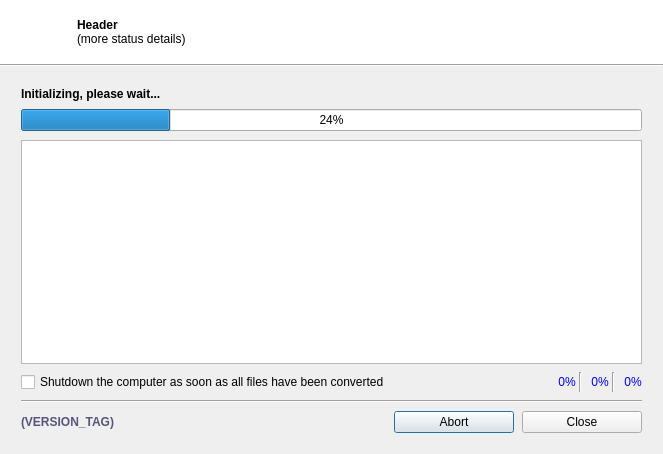
<?xml version="1.0" encoding="UTF-8"?>
<ui version="4.0">
 <class>ProcessingDialog</class>
 <widget class="QDialog" name="ProcessingDialog">
  <property name="geometry">
   <rect>
    <x>0</x>
    <y>0</y>
    <width>663</width>
    <height>454</height>
   </rect>
  </property>
  <property name="windowTitle">
   <string>LameXP - Processing</string>
  </property>
  <property name="windowIcon">
   <iconset resource="../res/Icons.qrc">
    <normaloff>:/icons/sound.png</normaloff>:/icons/sound.png</iconset>
  </property>
  <layout class="QVBoxLayout" name="verticalLayout_2">
   <property name="spacing">
    <number>0</number>
   </property>
   <property name="margin">
    <number>0</number>
   </property>
   <item>
    <layout class="QVBoxLayout" name="layout_base">
     <property name="spacing">
      <number>0</number>
     </property>
     <item>
      <widget class="QFrame" name="frame_header">
       <property name="minimumSize">
        <size>
         <width>0</width>
         <height>64</height>
        </size>
       </property>
       <property name="maximumSize">
        <size>
         <width>16777215</width>
         <height>64</height>
        </size>
       </property>
       <property name="palette">
        <palette>
         <active>
          <colorrole role="Base">
           <brush brushstyle="SolidPattern">
            <color alpha="255">
             <red>255</red>
             <green>255</green>
             <blue>255</blue>
            </color>
           </brush>
          </colorrole>
          <colorrole role="Window">
           <brush brushstyle="SolidPattern">
            <color alpha="255">
             <red>255</red>
             <green>255</green>
             <blue>255</blue>
            </color>
           </brush>
          </colorrole>
         </active>
         <inactive>
          <colorrole role="Base">
           <brush brushstyle="SolidPattern">
            <color alpha="255">
             <red>255</red>
             <green>255</green>
             <blue>255</blue>
            </color>
           </brush>
          </colorrole>
          <colorrole role="Window">
           <brush brushstyle="SolidPattern">
            <color alpha="255">
             <red>255</red>
             <green>255</green>
             <blue>255</blue>
            </color>
           </brush>
          </colorrole>
         </inactive>
         <disabled>
          <colorrole role="Base">
           <brush brushstyle="SolidPattern">
            <color alpha="255">
             <red>255</red>
             <green>255</green>
             <blue>255</blue>
            </color>
           </brush>
          </colorrole>
          <colorrole role="Window">
           <brush brushstyle="SolidPattern">
            <color alpha="255">
             <red>255</red>
             <green>255</green>
             <blue>255</blue>
            </color>
           </brush>
          </colorrole>
         </disabled>
        </palette>
       </property>
       <property name="autoFillBackground">
        <bool>true</bool>
       </property>
       <property name="frameShape">
        <enum>QFrame::NoFrame</enum>
       </property>
       <property name="frameShadow">
        <enum>QFrame::Raised</enum>
       </property>
       <layout class="QHBoxLayout" name="horizontalLayout_3">
        <property name="margin">
         <number>3</number>
        </property>
        <item>
         <layout class="QHBoxLayout" name="layout_verticalHeader">
          <item>
           <spacer name="spacer_horizontalHeader2">
            <property name="orientation">
             <enum>Qt::Horizontal</enum>
            </property>
            <property name="sizeType">
             <enum>QSizePolicy::Fixed</enum>
            </property>
            <property name="sizeHint" stdset="0">
             <size>
              <width>4</width>
              <height>20</height>
             </size>
            </property>
           </spacer>
          </item>
          <item>
           <widget class="QLabel" name="label_headerIcon">
            <property name="minimumSize">
             <size>
              <width>48</width>
              <height>48</height>
             </size>
            </property>
            <property name="maximumSize">
             <size>
              <width>48</width>
              <height>48</height>
             </size>
            </property>
            <property name="text">
             <string/>
            </property>
            <property name="pixmap">
             <pixmap resource="../res/Icons.qrc">:/MainIcon1.png</pixmap>
            </property>
            <property name="scaledContents">
             <bool>true</bool>
            </property>
           </widget>
          </item>
          <item>
           <spacer name="spacer_horizontalHeader">
            <property name="orientation">
             <enum>Qt::Horizontal</enum>
            </property>
            <property name="sizeType">
             <enum>QSizePolicy::Fixed</enum>
            </property>
            <property name="sizeHint" stdset="0">
             <size>
              <width>16</width>
              <height>20</height>
             </size>
            </property>
           </spacer>
          </item>
          <item>
           <widget class="QLabel" name="label_headerStatus">
            <property name="text">
             <string notr="true">&lt;b&gt;Header&lt;/b&gt;&lt;br&gt;(more status details)</string>
            </property>
           </widget>
          </item>
          <item>
           <widget class="QLabel" name="label_headerWorking">
            <property name="maximumSize">
             <size>
              <width>48</width>
              <height>16777215</height>
             </size>
            </property>
            <property name="text">
             <string/>
            </property>
            <property name="pixmap">
             <pixmap resource="../res/Images.qrc">:/images/Working.gif</pixmap>
            </property>
            <property name="alignment">
             <set>Qt::AlignCenter</set>
            </property>
           </widget>
          </item>
          <item>
           <spacer name="horizontalSpacer">
            <property name="orientation">
             <enum>Qt::Horizontal</enum>
            </property>
            <property name="sizeType">
             <enum>QSizePolicy::Fixed</enum>
            </property>
            <property name="sizeHint" stdset="0">
             <size>
              <width>6</width>
              <height>20</height>
             </size>
            </property>
           </spacer>
          </item>
         </layout>
        </item>
       </layout>
      </widget>
     </item>
     <item>
      <widget class="QFrame" name="frame_verticalLine">
       <property name="minimumSize">
        <size>
         <width>0</width>
         <height>2</height>
        </size>
       </property>
       <property name="maximumSize">
        <size>
         <width>16777215</width>
         <height>2</height>
        </size>
       </property>
       <property name="frameShape">
        <enum>QFrame::HLine</enum>
       </property>
       <property name="frameShadow">
        <enum>QFrame::Sunken</enum>
       </property>
      </widget>
     </item>
     <item>
      <layout class="QVBoxLayout" name="layout_main">
       <property name="spacing">
        <number>8</number>
       </property>
       <property name="margin">
        <number>21</number>
       </property>
       <item>
        <widget class="QLabel" name="label_progress">
         <property name="font">
          <font>
           <weight>75</weight>
           <bold>true</bold>
          </font>
         </property>
         <property name="text">
          <string>Initializing, please wait...</string>
         </property>
        </widget>
       </item>
       <item>
        <widget class="QProgressBar" name="progressBar">
         <property name="value">
          <number>24</number>
         </property>
         <property name="alignment">
          <set>Qt::AlignCenter</set>
         </property>
        </widget>
       </item>
       <item>
        <spacer name="verticalSpacer">
         <property name="orientation">
          <enum>Qt::Vertical</enum>
         </property>
         <property name="sizeType">
          <enum>QSizePolicy::Fixed</enum>
         </property>
         <property name="sizeHint" stdset="0">
          <size>
           <width>20</width>
           <height>1</height>
          </size>
         </property>
        </spacer>
       </item>
       <item>
        <widget class="QTableView" name="view_log">
         <property name="font">
          <font>
           <weight>50</weight>
           <bold>false</bold>
          </font>
         </property>
         <property name="selectionMode">
          <enum>QAbstractItemView::SingleSelection</enum>
         </property>
         <property name="selectionBehavior">
          <enum>QAbstractItemView::SelectRows</enum>
         </property>
         <property name="wordWrap">
          <bool>false</bool>
         </property>
         <attribute name="horizontalHeaderHighlightSections">
          <bool>false</bool>
         </attribute>
         <attribute name="verticalHeaderHighlightSections">
          <bool>false</bool>
         </attribute>
        </widget>
       </item>
       <item>
        <layout class="QHBoxLayout" name="horizontalLayout">
         <property name="spacing">
          <number>0</number>
         </property>
         <item>
          <widget class="QCheckBox" name="checkBox_shutdownComputer">
           <property name="sizePolicy">
            <sizepolicy hsizetype="Expanding" vsizetype="Fixed">
             <horstretch>0</horstretch>
             <verstretch>0</verstretch>
            </sizepolicy>
           </property>
           <property name="text">
            <string>Shutdown the computer as soon as all files have been converted</string>
           </property>
          </widget>
         </item>
         <item>
          <spacer name="horizontalSpacer_2">
           <property name="orientation">
            <enum>Qt::Horizontal</enum>
           </property>
           <property name="sizeType">
            <enum>QSizePolicy::Fixed</enum>
           </property>
           <property name="sizeHint" stdset="0">
            <size>
             <width>12</width>
             <height>20</height>
            </size>
           </property>
          </spacer>
         </item>
         <item>
          <widget class="QLabel" name="label_cpuIco">
           <property name="toolTip">
            <string>CPU Usage (Overall)</string>
           </property>
           <property name="text">
            <string notr="true"/>
           </property>
           <property name="pixmap">
            <pixmap resource="../res/Icons.qrc">:/icons/cpu.png</pixmap>
           </property>
          </widget>
         </item>
         <item>
          <widget class="QLabel" name="label_cpu">
           <property name="palette">
            <palette>
             <active>
              <colorrole role="WindowText">
               <brush brushstyle="SolidPattern">
                <color alpha="255">
                 <red>0</red>
                 <green>0</green>
                 <blue>255</blue>
                </color>
               </brush>
              </colorrole>
             </active>
             <inactive>
              <colorrole role="WindowText">
               <brush brushstyle="SolidPattern">
                <color alpha="255">
                 <red>0</red>
                 <green>0</green>
                 <blue>255</blue>
                </color>
               </brush>
              </colorrole>
             </inactive>
             <disabled>
              <colorrole role="WindowText">
               <brush brushstyle="SolidPattern">
                <color alpha="255">
                 <red>120</red>
                 <green>120</green>
                 <blue>120</blue>
                </color>
               </brush>
              </colorrole>
             </disabled>
            </palette>
           </property>
           <property name="font">
            <font>
             <weight>50</weight>
             <bold>false</bold>
            </font>
           </property>
           <property name="toolTip">
            <string>CPU Usage (Overall)</string>
           </property>
           <property name="text">
            <string notr="true">0%</string>
           </property>
           <property name="alignment">
            <set>Qt::AlignCenter</set>
           </property>
          </widget>
         </item>
         <item>
          <widget class="QFrame" name="frame_3">
           <property name="minimumSize">
            <size>
             <width>8</width>
             <height>0</height>
            </size>
           </property>
           <property name="frameShape">
            <enum>QFrame::VLine</enum>
           </property>
           <property name="frameShadow">
            <enum>QFrame::Sunken</enum>
           </property>
          </widget>
         </item>
         <item>
          <widget class="QLabel" name="label_ramIco">
           <property name="toolTip">
            <string>Physical RAM Usage</string>
           </property>
           <property name="text">
            <string notr="true"/>
           </property>
           <property name="pixmap">
            <pixmap resource="../res/Icons.qrc">:/icons/memory.png</pixmap>
           </property>
          </widget>
         </item>
         <item>
          <widget class="QLabel" name="label_ram">
           <property name="palette">
            <palette>
             <active>
              <colorrole role="WindowText">
               <brush brushstyle="SolidPattern">
                <color alpha="255">
                 <red>0</red>
                 <green>0</green>
                 <blue>255</blue>
                </color>
               </brush>
              </colorrole>
             </active>
             <inactive>
              <colorrole role="WindowText">
               <brush brushstyle="SolidPattern">
                <color alpha="255">
                 <red>0</red>
                 <green>0</green>
                 <blue>255</blue>
                </color>
               </brush>
              </colorrole>
             </inactive>
             <disabled>
              <colorrole role="WindowText">
               <brush brushstyle="SolidPattern">
                <color alpha="255">
                 <red>120</red>
                 <green>120</green>
                 <blue>120</blue>
                </color>
               </brush>
              </colorrole>
             </disabled>
            </palette>
           </property>
           <property name="toolTip">
            <string>Physical RAM Usage</string>
           </property>
           <property name="text">
            <string notr="true">0%</string>
           </property>
           <property name="alignment">
            <set>Qt::AlignCenter</set>
           </property>
          </widget>
         </item>
         <item>
          <widget class="QFrame" name="frame_2">
           <property name="minimumSize">
            <size>
             <width>8</width>
             <height>0</height>
            </size>
           </property>
           <property name="frameShape">
            <enum>QFrame::VLine</enum>
           </property>
           <property name="frameShadow">
            <enum>QFrame::Sunken</enum>
           </property>
          </widget>
         </item>
         <item>
          <widget class="QLabel" name="label_diskIco">
           <property name="toolTip">
            <string>Free Disk Space (Temp Folder)</string>
           </property>
           <property name="text">
            <string notr="true"/>
           </property>
           <property name="pixmap">
            <pixmap resource="../res/Icons.qrc">:/icons/drive.png</pixmap>
           </property>
          </widget>
         </item>
         <item>
          <widget class="QLabel" name="label_disk">
           <property name="palette">
            <palette>
             <active>
              <colorrole role="WindowText">
               <brush brushstyle="SolidPattern">
                <color alpha="255">
                 <red>0</red>
                 <green>0</green>
                 <blue>255</blue>
                </color>
               </brush>
              </colorrole>
             </active>
             <inactive>
              <colorrole role="WindowText">
               <brush brushstyle="SolidPattern">
                <color alpha="255">
                 <red>0</red>
                 <green>0</green>
                 <blue>255</blue>
                </color>
               </brush>
              </colorrole>
             </inactive>
             <disabled>
              <colorrole role="WindowText">
               <brush brushstyle="SolidPattern">
                <color alpha="255">
                 <red>120</red>
                 <green>120</green>
                 <blue>120</blue>
                </color>
               </brush>
              </colorrole>
             </disabled>
            </palette>
           </property>
           <property name="toolTip">
            <string>Free Disk Space (Temp Folder)</string>
           </property>
           <property name="text">
            <string notr="true">0%</string>
           </property>
           <property name="alignment">
            <set>Qt::AlignCenter</set>
           </property>
          </widget>
         </item>
        </layout>
       </item>
       <item>
        <widget class="QFrame" name="frame">
         <property name="frameShape">
          <enum>QFrame::HLine</enum>
         </property>
         <property name="frameShadow">
          <enum>QFrame::Sunken</enum>
         </property>
        </widget>
       </item>
       <item>
        <layout class="QHBoxLayout" name="layout_horizontal">
         <item>
          <widget class="QLabel" name="label_versionInfo">
           <property name="enabled">
            <bool>true</bool>
           </property>
           <property name="palette">
            <palette>
             <active>
              <colorrole role="WindowText">
               <brush brushstyle="SolidPattern">
                <color alpha="255">
                 <red>85</red>
                 <green>85</green>
                 <blue>127</blue>
                </color>
               </brush>
              </colorrole>
             </active>
             <inactive>
              <colorrole role="WindowText">
               <brush brushstyle="SolidPattern">
                <color alpha="255">
                 <red>85</red>
                 <green>85</green>
                 <blue>127</blue>
                </color>
               </brush>
              </colorrole>
             </inactive>
             <disabled>
              <colorrole role="WindowText">
               <brush brushstyle="SolidPattern">
                <color alpha="255">
                 <red>120</red>
                 <green>120</green>
                 <blue>120</blue>
                </color>
               </brush>
              </colorrole>
             </disabled>
            </palette>
           </property>
           <property name="font">
            <font>
             <weight>75</weight>
             <bold>true</bold>
            </font>
           </property>
           <property name="cursor">
            <cursorShape>PointingHandCursor</cursorShape>
           </property>
           <property name="text">
            <string notr="true">(VERSION_TAG)</string>
           </property>
           <property name="alignment">
            <set>Qt::AlignLeading|Qt::AlignLeft|Qt::AlignVCenter</set>
           </property>
          </widget>
         </item>
         <item>
          <spacer name="spacer_vertical">
           <property name="orientation">
            <enum>Qt::Horizontal</enum>
           </property>
           <property name="sizeHint" stdset="0">
            <size>
             <width>40</width>
             <height>20</height>
            </size>
           </property>
          </spacer>
         </item>
         <item>
          <widget class="QPushButton" name="button_AbortProcess">
           <property name="minimumSize">
            <size>
             <width>120</width>
             <height>0</height>
            </size>
           </property>
           <property name="text">
            <string>Abort</string>
           </property>
           <property name="icon">
            <iconset resource="../res/Icons.qrc">
             <normaloff>:/icons/cancel.png</normaloff>:/icons/cancel.png</iconset>
           </property>
           <property name="iconSize">
            <size>
             <width>16</width>
             <height>16</height>
            </size>
           </property>
          </widget>
         </item>
         <item>
          <widget class="QPushButton" name="button_closeDialog">
           <property name="minimumSize">
            <size>
             <width>120</width>
             <height>0</height>
            </size>
           </property>
           <property name="text">
            <string>Close</string>
           </property>
           <property name="icon">
            <iconset resource="../res/Icons.qrc">
             <normaloff>:/icons/accept.png</normaloff>:/icons/accept.png</iconset>
           </property>
           <property name="iconSize">
            <size>
             <width>16</width>
             <height>16</height>
            </size>
           </property>
          </widget>
         </item>
        </layout>
       </item>
      </layout>
     </item>
    </layout>
   </item>
  </layout>
 </widget>
 <resources>
  <include location="../res/Icons.qrc"/>
  <include location="../res/Images.qrc"/>
  <include location="../res/Icons.qrc"/>
  <include location="../res/Images.qrc"/>
  <include location="../res/Icons.qrc"/>
  <include location="../res/Images.qrc"/>
  <include location="../res/Icons.qrc"/>
  <include location="../res/Images.qrc"/>
  <include location="../res/Icons.qrc"/>
  <include location="../res/Images.qrc"/>
  <include location="../res/Icons.qrc"/>
  <include location="../res/Images.qrc"/>
  <include location="../res/Icons.qrc"/>
  <include location="../res/Images.qrc"/>
  <include location="../res/Icons.qrc"/>
  <include location="../res/Images.qrc"/>
  <include location="../res/Icons.qrc"/>
  <include location="../res/Images.qrc"/>
  <include location="../res/Icons.qrc"/>
  <include location="../res/Images.qrc"/>
  <include location="../res/Icons.qrc"/>
  <include location="../res/Images.qrc"/>
  <include location="../res/Icons.qrc"/>
  <include location="../res/Images.qrc"/>
  <include location="../res/Icons.qrc"/>
  <include location="../res/Images.qrc"/>
 </resources>
 <connections>
  <connection>
   <sender>button_closeDialog</sender>
   <signal>clicked()</signal>
   <receiver>ProcessingDialog</receiver>
   <slot>accept()</slot>
   <hints>
    <hint type="sourcelabel">
     <x>579</x>
     <y>422</y>
    </hint>
    <hint type="destinationlabel">
     <x>331</x>
     <y>228</y>
    </hint>
   </hints>
  </connection>
 </connections>
</ui>
